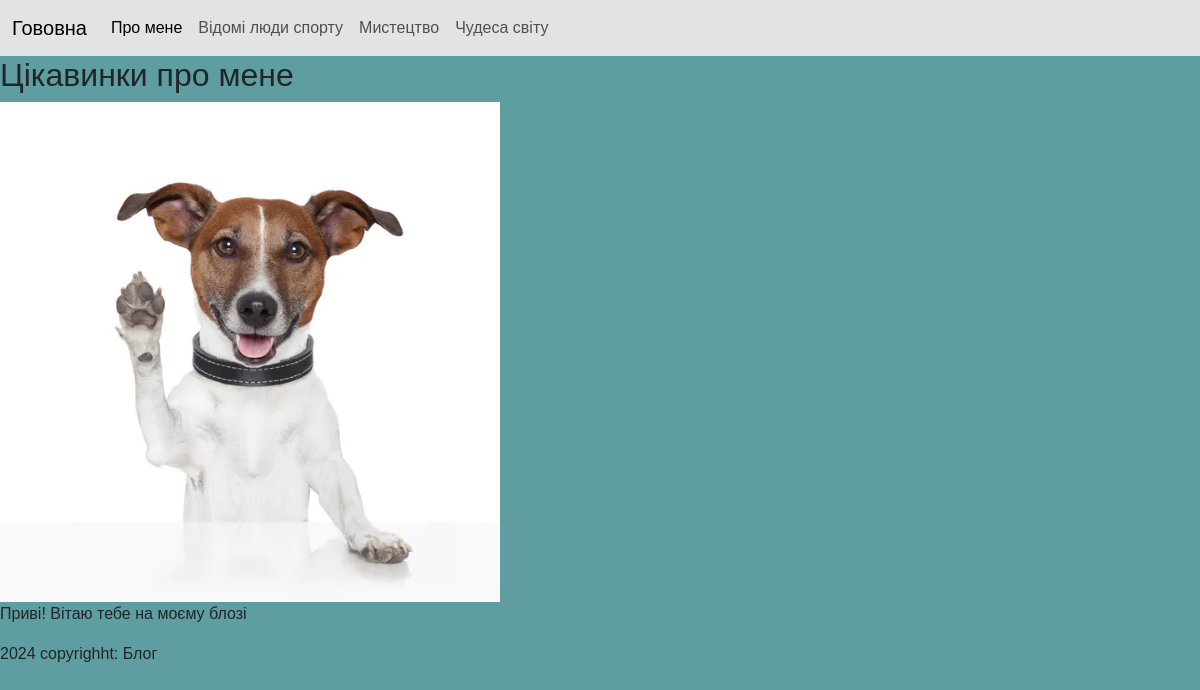
The app's page /about, older data.
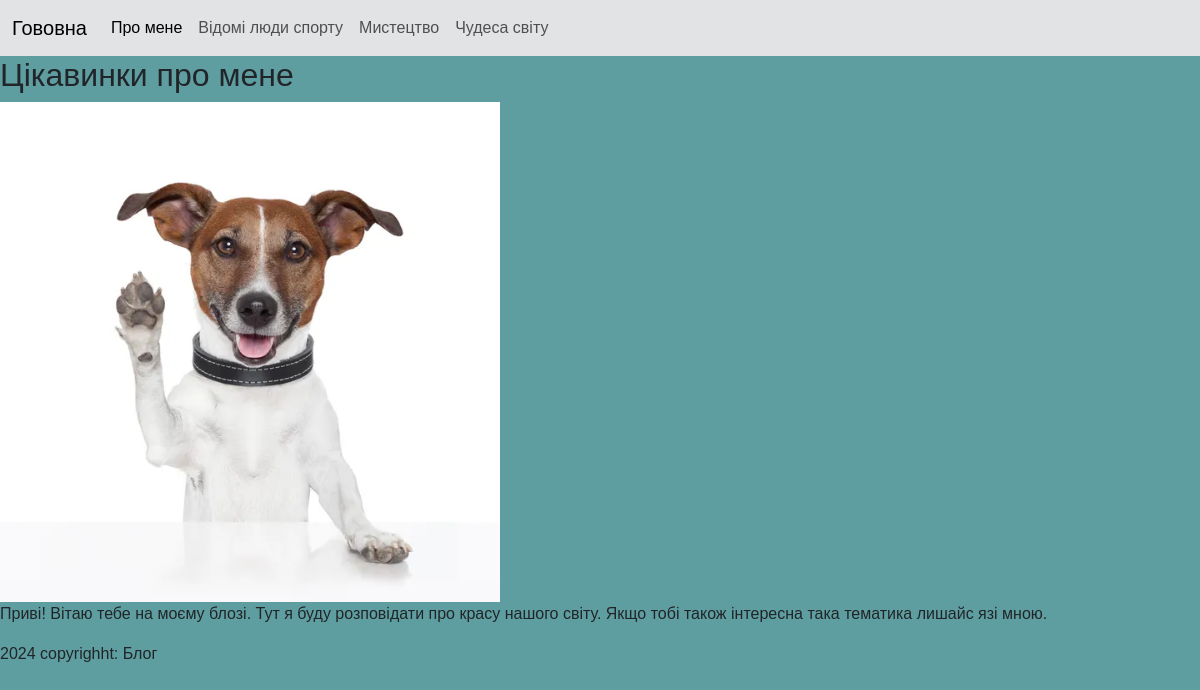
The same page, newer data.
### tables this page shows
CREATE TABLE user(
	user_id INTEGER PRIMARY KEY AUTOINCREMENT,
	name TEXT,
	image TEXT,
	login TEXT,
	password TEXT,
	description_short TEXT,
	description TEXT
);

### main.py (the view)
@app.route("/about")
def about():
    user = db.getUser()
    print(user)
    return render_template("about.html", user=user)

### db_scripts.py (called while the page is built)
def open():
    global connection, cursor
    connection = sqlite3.connect(db_name)
    cursor = connection.cursor()

def close():
    cursor.close()
    connection.close()

def getUser():
    open()
    cursor.execute('''SELECT * FROM user''')
    user = cursor.fetchone()
    close()
    return user

### templates/about.html
{%extends "index.html" %}
{%block content%}
<h2>Цікавинки про мене</h2>
<img src=/static/35.jpg alt="фото не знайдено" width="500px" height="500px">
<p>
    {{user[6]}}
</p>
{%endblock%}

### templates/index.html (shortened to what this page needs)
<!DOCTYPE html>
<html lang="en">
<head>
    <link href="https://cdn.jsdelivr.net/npm/bootstrap@5.3.3/dist/css/bootstrap.min.css" rel="stylesheet">
    <link rel="stylesheet" href="/static/style.css">
</head>
<body>
    {% include "menu.html" %}
    <main>
        {%block content%}
        {%endblock%}
    </main>
    {% include "footer.html" %}
</body>
</html>

### templates/menu.html (shortened to what this page needs)
<header>
    <nav class="navbar navbar-expand-lg bg-secondary-subtle">
        <div class="container-fluid">
          <a class="navbar-brand" href="/">Гововна</a>
            <div class="collapse navbar-collapse" id="navbarSupportedContent">
                <ul class="navbar-nav me-auto mb-2 mb-lg-0">
                    <li class="nav-item">
                        <a class="nav-link active" aria-current="page" href="/about">Про мене</a>
                    </li>
                    <li class="nav-item">
                        <a class="nav-link" href="/post/category/sport">Відомі люди спорту</a>
                    </li>
                    <li class="nav-item">
                        <a class="nav-link" href="/post/category/art">Мистецтво</a>
                    </li>
                    <li class="nav-item">
                        <a class="nav-link" href="/post/category/miracles">Чудеса світу</a>
                    </li>
</ul>
      </div>
    </div>
  </nav>
</header>

### templates/footer.html
<footer>
    <p>
        2024 copyrighht: <d>Блог</d>
    </p>
</footer>

### static/style.css (style rules this page uses)
body { background-color: cadetblue ; font-family: sans-serif; }

Row changes from the older to the newer data that the page shows:
changed user: description "Приві! Вітаю тебе на моєму блозі" → "Приві! Вітаю тебе на моєму блозі. Тут я буду розповідати про красу нашого світу. Якщо тобі також інтересна така тематика лишайс язі мною."
